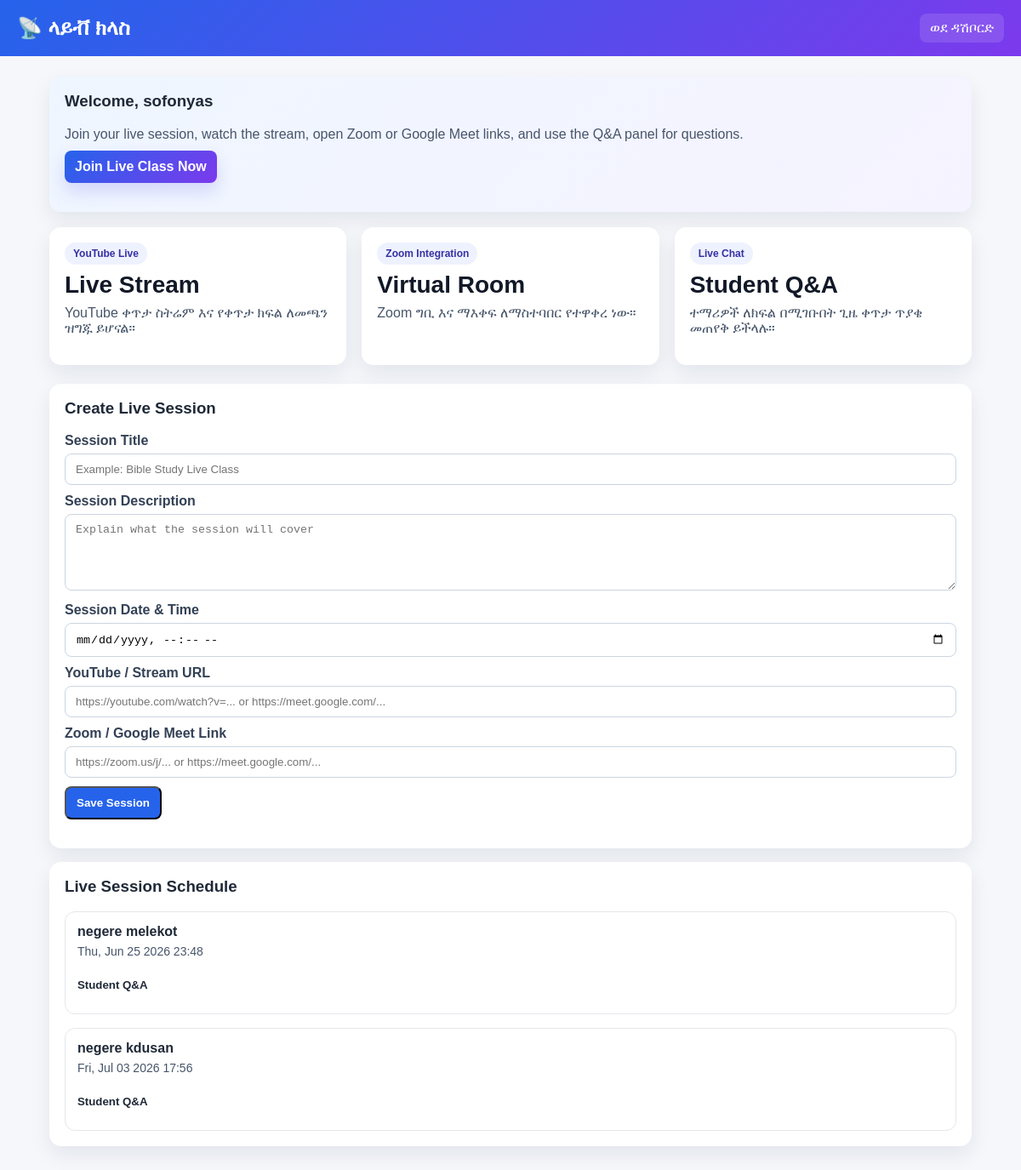
/live_class.php (signed in), run on the app's committed database.
### tables this page shows
CREATE TABLE `live_class_sessions` (
  `id` int(11) NOT NULL AUTO_INCREMENT,
  `title` varchar(255) NOT NULL,
  `description` text DEFAULT NULL,
  `session_date` datetime DEFAULT NULL,
  `stream_url` varchar(500) DEFAULT NULL,
  `room_url` varchar(500) DEFAULT NULL,
  `status` varchar(20) NOT NULL DEFAULT 'scheduled',
  `created_by` varchar(100) DEFAULT NULL,
  `created_at` datetime DEFAULT current_timestamp(),
  PRIMARY KEY (`id`),
  KEY `idx_live_class_sessions_date` (`session_date`)
);

### db.php (called while the page is built, shortened)
<?php
if (!function_exists('safe')) {
    function safe($value): string {
        return htmlspecialchars((string)($value ?? ''), ENT_QUOTES, 'UTF-8');
    }
}

### live_class.php (the view, shortened to what this page needs)
<?php
require_once __DIR__ . '/db.php';
$role = null;
if (isset($_SESSION['admin_id'])) {
    $role = 'admin';
} elseif (isset($_SESSION['student_id'])) {
    $role = 'student';
}
if ($role === 'student') {
    $studentId = $_SESSION['student_id'];
    $stmt = $pdo->prepare('SELECT name FROM students WHERE student_id = :student_id');
    $stmt->execute([':student_id' => $studentId]);
    $student = $stmt->fetch();
    $user_name = $student['name'] ?? 'Student';
    $back_link = 'student_dashboard.php';
} else {
    $user_name = $_SESSION['admin_username'] ?? 'Admin';
    $back_link = 'admin_dashboard.php';
}
$stmt = $pdo->query('SELECT * FROM live_class_sessions ORDER BY session_date ASC, id DESC');
$sessions = $stmt->fetchAll(PDO::FETCH_ASSOC);
?>
<!DOCTYPE html>
<html lang="am">
<head>
</head>
<body>
<div class="topbar">
    <h2 style="margin: 0;">📡 ላይቭ ክላስ</h2>
    <a href="<?php echo $back_link; ?>">ወደ ዳሽቦርድ</a>
</div>
<div class="wrap">
    <div class="card" style="margin-bottom: 18px; background: linear-gradient(135deg, #eff6ff 0%, #f5f3ff 100%);">
        <h3 style="margin-top:0;">Welcome, <?php echo safe($user_name); ?></h3>
        <p style="margin: 8px 0 0; color: #475569;">Join your live session, watch the stream, open Zoom or Google Meet links, and use the Q&A panel for questions.</p>
        <p style="margin-top: 10px;">
            <a href="#live-session" class="btn join-now">Join Live Class Now</a>
        </p>
    </div>
    <div class="grid">
        <div class="card">
            <span class="badge">YouTube Live</span>
            <div class="big">Live Stream</div>
            <p style="color:#475569; margin-top:8px;">YouTube ቀጥታ ስትሬም እና የቀጥታ ክፍል ለመጫን ዝግጁ ይሆናል።</p>
        </div>
        <div class="card">
            <span class="badge">Zoom Integration</span>
            <div class="big">Virtual Room</div>
            <p style="color:#475569; margin-top:8px;">Zoom ግቢ እና ማእቀፍ ለማስተባበር የተዋቀረ ነው።</p>
        </div>
        <div class="card">
            <span class="badge">Live Chat</span>
            <div class="big">Student Q&A</div>
            <p style="color:#475569; margin-top:8px;">ተማሪዎች ለክፍል በሚገቡበት ጊዜ ቀጥታ ጥያቄ መጠየቅ ይችላሉ።</p>
        </div>
    </div>
    <?php if ($role === 'admin'): ?>
        <div class="card" style="margin-bottom: 16px;">
            <h3 style="margin-top:0;">Create Live Session</h3>
            <form method="post">
                <label for="title">Session Title</label>
                <input id="title" name="title" placeholder="Example: Bible Study Live Class" required>
                <label for="description">Session Description</label>
                <textarea id="description" name="description" placeholder="Explain what the session will cover"></textarea>
                <label for="session_date">Session Date & Time</label>
                <input id="session_date" name="session_date" type="datetime-local">
                <label for="stream_url">YouTube / Stream URL</label>
                <input id="stream_url" name="stream_url" placeholder="https://youtube.com/watch?v=... or https://meet.google.com/...">
                <label for="room_url">Zoom / Google Meet Link</label>
                <input id="room_url" name="room_url" placeholder="https://zoom.us/j/... or https://meet.google.com/...">
                <p style="margin-top: 10px;"><button class="btn" type="submit">Save Session</button></p>
            </form>
        </div>
    <?php endif; ?>
    <div class="card" id="live-session">
        <h3 style="margin-top:0;">Live Session Schedule</h3>
        <?php if (empty($sessions)): ?>
            <p class="schedule">No live sessions are available yet. Please create one from the admin panel.</p>
        <?php else: ?>
            <?php foreach ($sessions as $session): ?>
                <div class="session-card">
                    <h4 style="margin:0;"><?php echo safe($session['title'] ?? 'Live Session'); ?></h4>
                    <p class="session-meta" style="margin: 6px 0;">
                        <?php echo !empty($session['session_date']) ? safe(date('D, M d Y H:i', strtotime($session['session_date']))) : 'Time not set'; ?>
                    </p>
                    <div style="margin-top: 14px;">
                        <h5 style="margin: 0 0 8px;">Student Q&A</h5>
                    </div>
                </div>
            <?php endforeach; ?>
        <?php endif; ?>
    </div>
</div>
</body>
</html>

### live_class.php (style rules this page uses)
* { box-sizing: border-box; }
body { margin: 0; font-family: Arial, sans-serif; background: #f5f7fb; color: #1f2937; }
.topbar { background: linear-gradient(135deg, #2563eb 0%, #7c3aed 100%); color: white; padding: 16px 20px; display: flex; justify-content: space-between; align-items: center; }
.topbar a { color: white; text-decoration: none; background: rgba(255,255,255,0.12); padding: 8px 12px; border-radius: 8px; }
.wrap { max-width: 1120px; margin: 24px auto; padding: 0 18px 40px; }
.grid { display: grid; grid-template-columns: repeat(auto-fit, minmax(260px, 1fr)); gap: 18px; margin-bottom: 22px; }
.card { background: white; border-radius: 14px; box-shadow: 0 10px 24px rgba(15,23,42,0.08); padding: 18px; }
.badge { display: inline-block; padding: 6px 10px; border-radius: 999px; background: #eef2ff; color: #3730a3; font-size: 12px; font-weight: bold; }
.big { font-size: 28px; font-weight: bold; color: #111827; margin-top: 8px; }
.btn { display: inline-block; padding: 10px 12px; background: #2563eb; color: #fff; text-decoration: none; border-radius: 8px; font-weight: bold; }
.btn.join-now { background: linear-gradient(135deg, #2563eb 0%, #7c3aed 100%); box-shadow: 0 10px 20px rgba(79,70,229,0.18); }
.session-card { margin-top: 16px; border: 1px solid #e5e7eb; border-radius: 12px; padding: 14px; }
.session-meta { color: #475569; font-size: 14px; }
input, textarea, select { width: 100%; padding: 10px 12px; border-radius: 8px; border: 1px solid #cbd5e1; margin-top: 6px; }
textarea { min-height: 90px; }
label { font-weight: bold; color: #334155; display: block; margin-top: 10px; }

### data on the page
live_class_sessions: title "negere melekot", session_date "Thu, Jun 25 2026 23:48"
live_class_sessions: title "negere kdusan", session_date "Fri, Jul 03 2026 17:56"

### other printed values
safe($user_name) "sofonyas"
